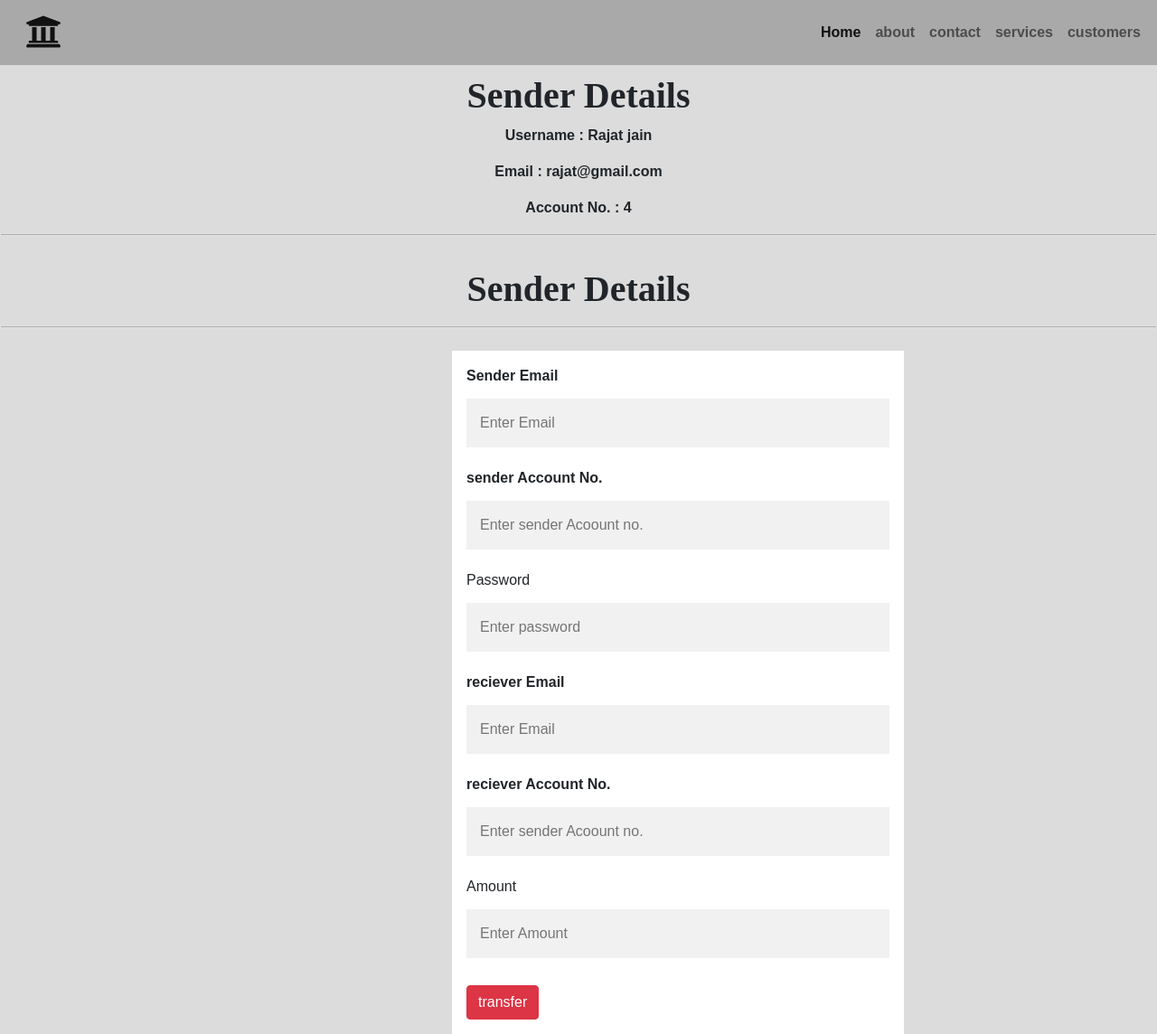
The page /make_transaction/7845961235 on the database its author committed.
### core/models.py (models this page shows)
class Customers(models.Model):
    first_name = models.CharField(max_length=100)
    last_name = models.CharField(max_length=100)
    user_email = models.EmailField(max_length=100, unique=True)
    acoount_no = models.CharField(max_length=220, unique=True)
    password = models.CharField(max_length=100)
    current_balance = models.FloatField(
        validators=[MinValueValidator(3000.00)])

### core/views.py (the view)
# urls.py: path('make_transaction/<int:id>', make_transaction, name="make_transaction"),
def make_transaction(request, id):
    o_cust = Customers.objects.get(acoount_no=id)
    context = {
        'user_email': o_cust.user_email,
        'first_name': o_cust.first_name,
        'last_name': o_cust.last_name,
        'acoount_no': o_cust.id,
        'flag': 0,
    }
    return render(request, 'make_transaction.html', context)

### core/templates/make_transaction.html (shortened to what this page needs)
{% extends 'base.html' %}
{% load static %}
{% block content %}
    </head>
    <body>
        <h1 style="text-align: center; font-weight: bold; font-family: cursive; padding-top: 10px;">Sender Details</h1>
        <div class="sender">
            <p>Username : {{first_name}} {{last_name}}</p>
            <p>Email : {{user_email}}</p>
            <p>Account No. : {{acoount_no}}</p>
        </div>
        <hr>
        <h1 style="text-align: center; font-weight: bold; font-family: cursive; padding-top: 10px;">Sender Details</h1>
        <hr>
    <form action="{% url 'transfer' %}" class="form1" method="POST">
      <div class="container">
        <label for="sender_email"><b> Sender Email</b></label><br>
        <input type="text" placeholder="Enter Email" name="sender_email" id="email" required><br>
        <label for="sender_acc"><b>sender Account No.</b></label>
        <input type="text" placeholder="Enter sender Acoount no." name="sender_acc" required>
        <label for="sender_password">Password</label>
        <input type="password" name="sender_password" id="" placeholder="Enter password">
        <label for="reciever_email"><b> reciever Email</b></label><br>
        <input type="text" placeholder="Enter Email" name="reciever_email" id="email" required><br>
        <label for="reciever_acc"><b>reciever Account No.</b></label>
        <input type="text" placeholder="Enter sender Acoount no." name="reciever_acc" required>
        <label for="amount">Amount</label>
        <input type="text" placeholder="Enter Amount" name="amount" required>
        <input type="Submit" class="btn btn-danger mt-2" value="transfer">
      </div>
    </form>
    </body>
{% endblock content %}

### core/static/css/style.css (style rules this page uses)
* { margin: 0; padding: 0; font-family: sans-serif; }

### core/templates/make_transaction.html (style rules this page uses)
body { font-family: Arial, Helvetica, sans-serif; background-color:gainsboro; }
* { box-sizing: border-box; }
.container { padding: 16px; background-color: white; }
input[type=text], input[type=password] { width: 100%; padding: 15px; margin: 5px 0 22px 0; display: inline-block; border: none; background: #f1f1f1; }
hr { border: 1px solid #f1f1f1; margin-bottom: 25px; }
.form1 { height: 100px; width: 500px; margin-left: 500px; }
.sender p { text-align: center; font-weight: bold; }

### rows shown on the page
Customers: first_name "Rajat", last_name "jain", user_email "rajat@gmail.com"

### other values the page prints
{{ acoount_no }} "4"
